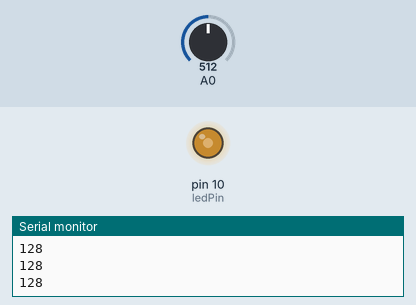
A sketch run on a simulated Arduino Uno, built with avr-gcc and run on an emulated ATmega328P. Shown: output pins drawn as LEDs (lit = HIGH), the last lines printed to the serial monitor. The inputs (shaded band) are chosen by the test bench; at power-on: A0 = 512.

Above: at 1.2 s.
1.3 s: A0 set to 716
At 1.9 s:
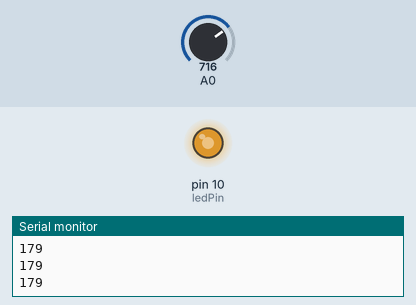
2.8 s: A0 set to 900
At 3.2 s:
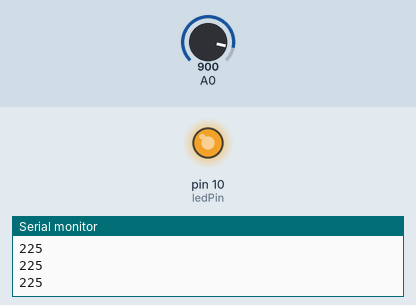
4.3 s: A0 set to 122
At 5.4 s:
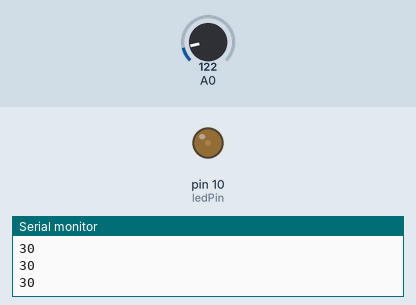
5.8 s: A0 set to 0
At 6.5 s:
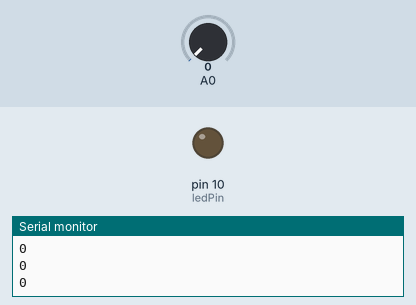
Timing chart, 0 to 8.3 s (numbered marks = the images above; inputs shaded):
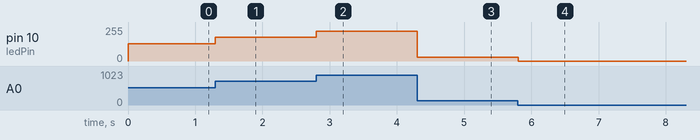

Measured:
- after the input at 1.3 s, pin 10 (ledPin): 128/255 → 179/255 at once
- after the input at 2.8 s, pin 10 (ledPin): 179/255 → 225/255 at once
- after the input at 4.3 s, pin 10 (ledPin): 225/255 → 30/255 at once
- after the input at 5.8 s, pin 10 (ledPin): 30/255 → 0/255 at once

The sketch:

potentiometer_LED.ino
```cpp
const int ledPin=10;
int analogValue=0;
int brightness=0;

void setup(){

  Serial.begin(9600);
  pinMode(ledPin,OUTPUT);

}

void loop(){

  analogValue=analogRead(A0);

  brightness=analogValue/4;

  analogWrite(ledPin,brightness);

  Serial.println(brightness);

}
```
